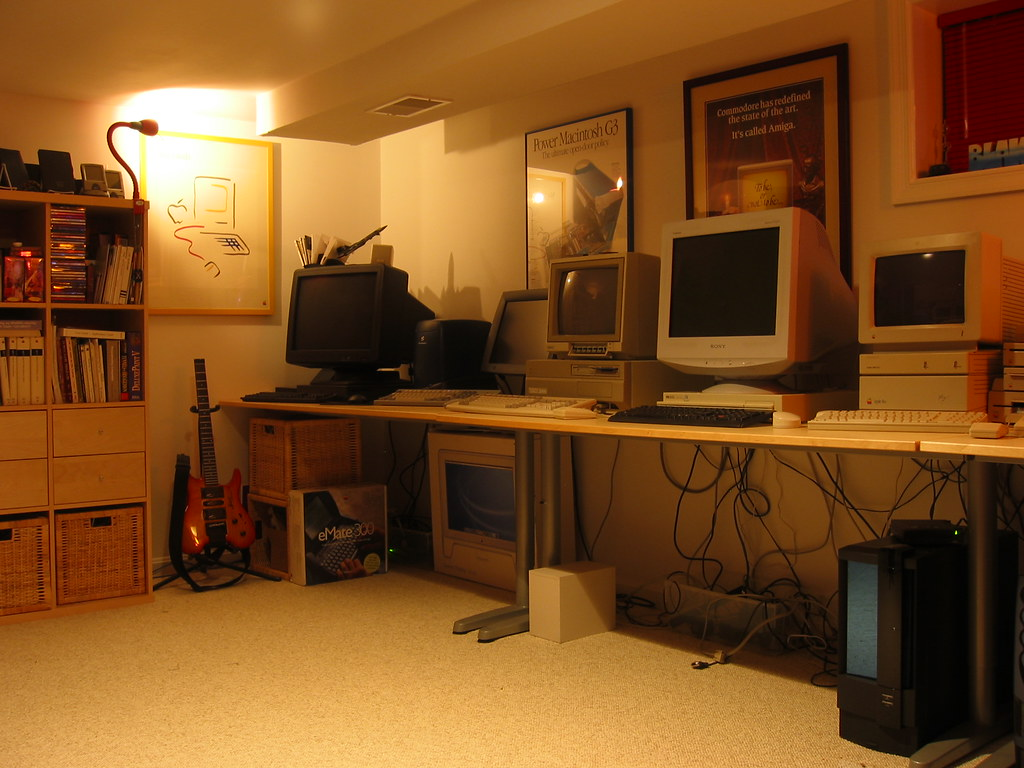
#> input picture room.jpg, 1024 x 768 px
$ jupyter execute solutions.ipynb
#> lines starting #> are read from the running program, lines starting #| are printed output that depends on the picture; after the words box and inside, x2 and y2 are one past the last pixel; in counts of white or black regions, pixels touching at a corner belong together
# Computer Vision Homework

This notebook conststs of my solutions for tasks from CV course at SPBU

## Set up environment

[cell 1]
import cv2
import matplotlib
import numpy as np

img_path = "room.jpg"

def get_img():
    img = cv2.imread(img_path, cv2.IMREAD_COLOR)
#> img is the input picture: shape (768, 1024, 3); mean B, G, R 32.9, 79.8, 127.1
    return cv2.cvtColor(img, cv2.COLOR_BGR2RGB)

img = get_img()
matplotlib.pyplot.imshow(img)

## Task 1
Convert the image into grayscale

[cell 2]
img = get_img()
grayscaled = cv2.cvtColor(img, cv2.COLOR_BGR2GRAY)
matplotlib.pyplot.imshow(grayscaled, cmap='gray')

## Task 2
Convert the image color space into hsv

[cell 3]
img = get_img()
hsv = cv2.cvtColor(img, cv2.COLOR_RGB2HSV)
#> hsv: shape (768, 1024, 3); mean H, S, V 15.4, 193.5, 127.2
matplotlib.pyplot.imshow(hsv)

## Task 3
Flip the image vertically

[cell 4]
img = get_img()
flipped = cv2.flip(img, 0)
matplotlib.pyplot.imshow(flipped)

## Task 4
Flip the image horizontally

[cell 5]
img = get_img()
flipped = cv2.flip(img, 1)
matplotlib.pyplot.imshow(flipped)

## Task 5
Rotate the image by 45°

[cell 6]
img = get_img()
angle = 45
(h, w) = img.shape[:2]
#> h = 768; w = 1024
center = (w // 2, h // 2)
#> center = (512, 384)
scale = 1.0
matrix = cv2.getRotationMatrix2D(center, angle, scale)
rotated = cv2.warpAffine(img, matrix, (w, h))
matplotlib.pyplot.imshow(rotated)

## Task 6
Rotate the image by 30° around a specific point

[cell 7]
img = get_img()
angle = 30
(h, w) = img.shape[:2]
point = (w // 4, h // 4)
#> point = (256, 192)
scale = 1.0
matrix = cv2.getRotationMatrix2D(point, angle, scale)
rotated = cv2.warpAffine(img, matrix, (w, h))
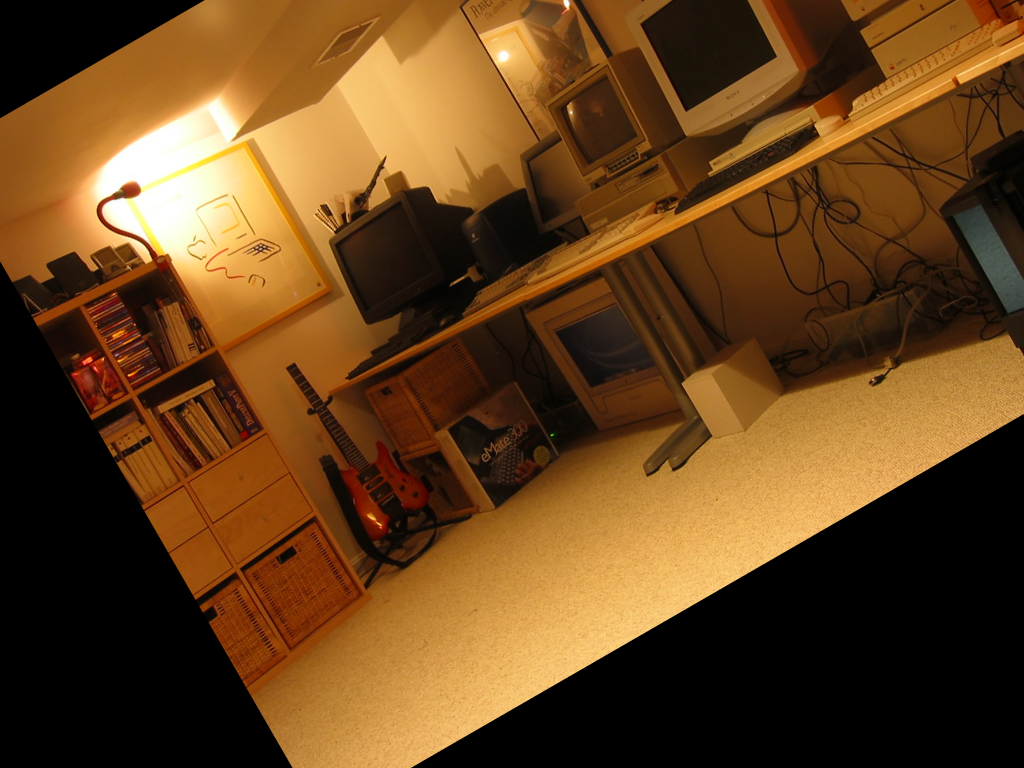
#> rotated: shape (768, 1024, 3); mean R, G, B 101.8, 66.6, 29
matplotlib.pyplot.imshow(rotated)

## Task 7
Shift the image right by 10 pixels

[cell 8]
img = get_img()
shift_x = 10
shift_y = 0
transition_matrix = np.float32([
	[1, 0, shift_x],
	[0, 1, shift_y]
])
(h, w) = img.shape[:2]
shifted = cv2.warpAffine(img, transition_matrix, (w, h))
matplotlib.pyplot.imshow(shifted)

## Task 8
Change brightness of the image

[cell 9]
img = get_img()
gain = 1
bias = 120
brightned = cv2.convertScaleAbs(img, alpha=gain, beta=bias)
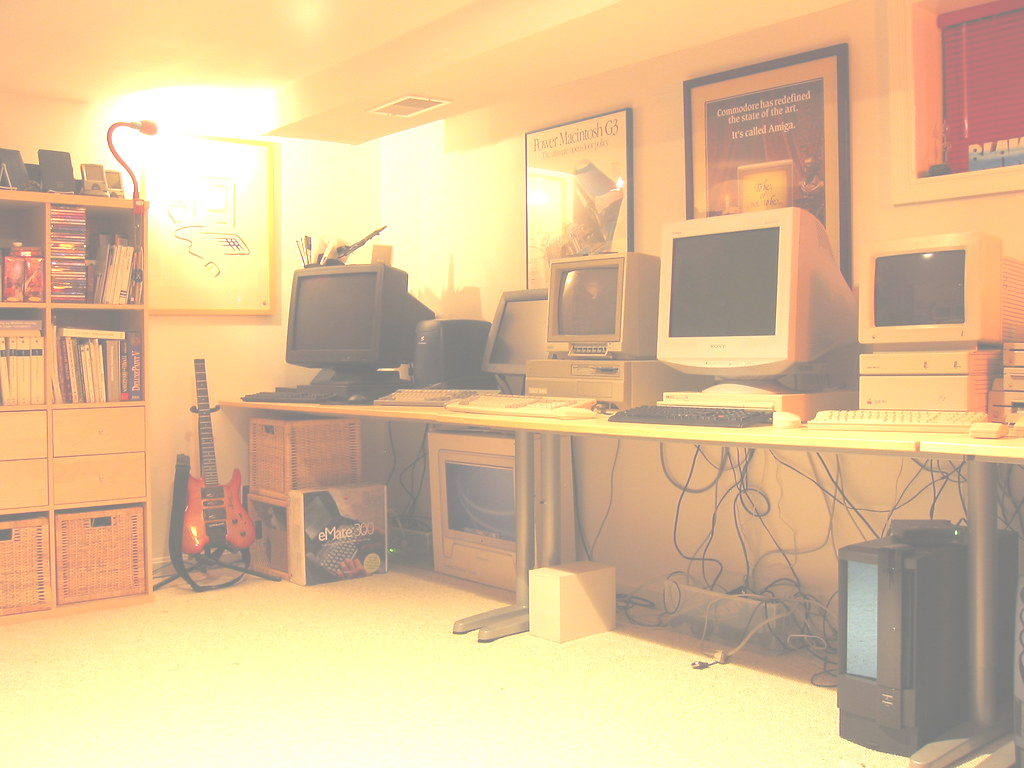
#> brightned: shape (768, 1024, 3); mean R, G, B 221.8, 192.2, 151.2
matplotlib.pyplot.imshow(brightned)

## Task 9
Change contrast of the image

[cell 10]
img = get_img()
gain = 2.5
bias = 0
contrasted = cv2.convertScaleAbs(img, alpha=gain, beta=bias)
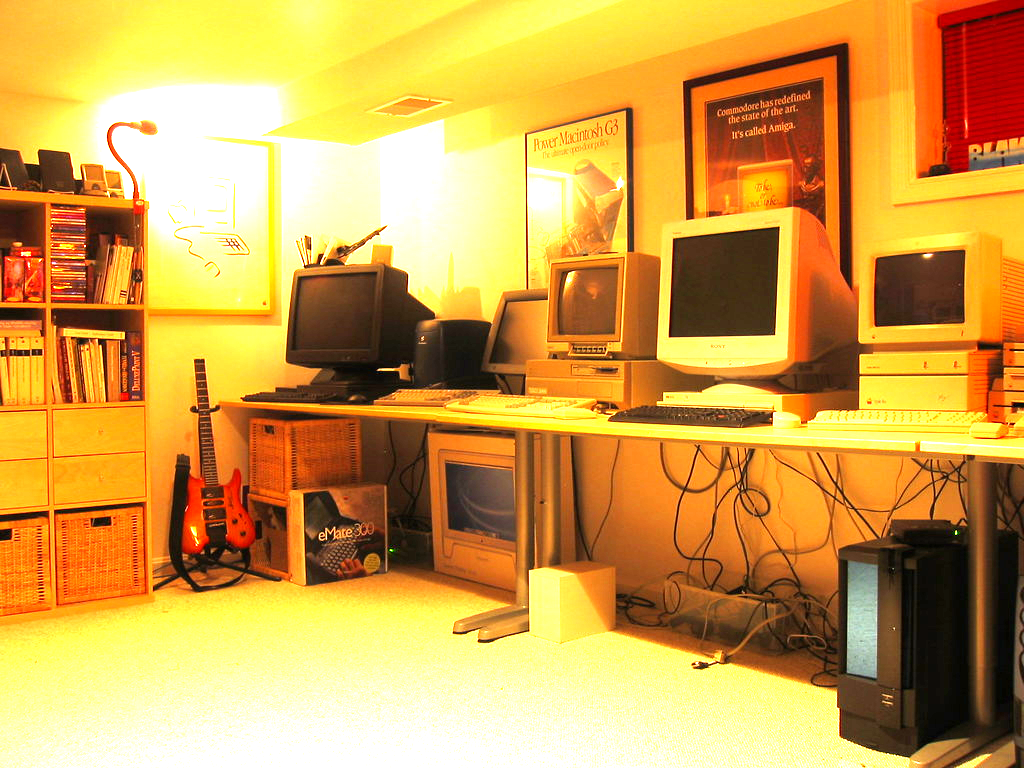
#> contrasted: shape (768, 1024, 3); mean R, G, B 207.7, 160.7, 75.7
matplotlib.pyplot.imshow(contrasted)

## Task 10
Binarize the image

[cell 11]
img = get_img()
grayscaled = cv2.cvtColor(img, cv2.COLOR_RGB2GRAY)
thresh = 127
max_val = 255
_, binary = cv2.threshold(grayscaled, thresh, max_val, cv2.THRESH_BINARY)
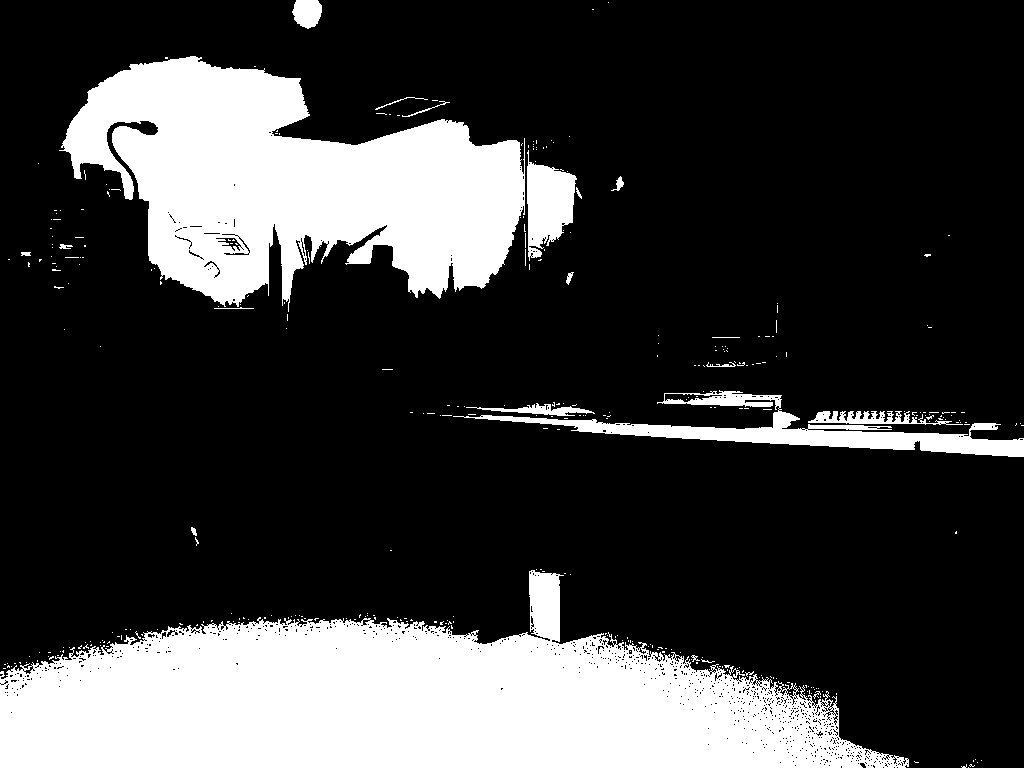
#> binary: shape (768, 1024); 24% white; 350 white regions (330 under 20 px), largest, box (x1, y1, x2, y2) and area: (0, 570, 909, 768) 104193, (59, 56, 525, 312) 68207, (453, 390, 1024, 457) 9112
matplotlib.pyplot.imshow(binary,  cmap='gray')

## Task 11
Extract SIFT keypoints from the image

[cell 12]
img_with_keypoints = get_img()
grayscaled = cv2.cvtColor(img_with_keypoints, cv2.COLOR_RGB2GRAY)
sift = cv2.SIFT_create()
keypoints = sift.detect(grayscaled, None)
#> keypoints = 1095 keypoints; strongest (x, y, size): (147, 128, 11.6), (620, 183, 5.4), (197, 156, 118.8), (133, 125, 5.3)
cv2.drawKeypoints(grayscaled, keypoints, img_with_keypoints)
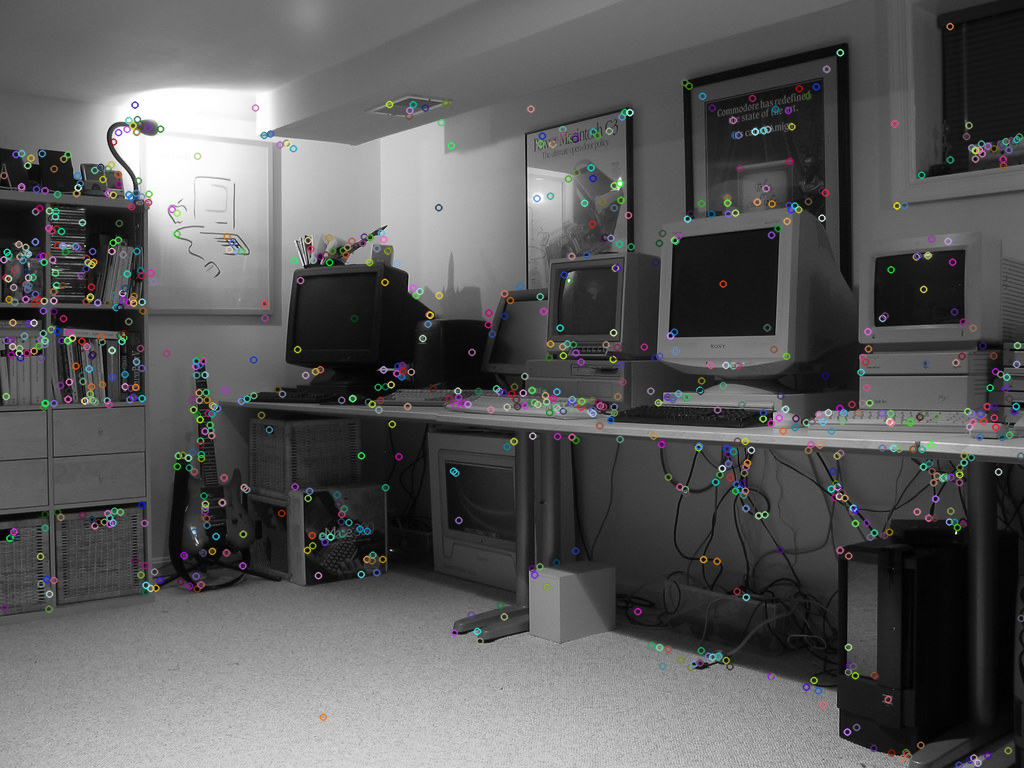
#> img_with_keypoints: shape (768, 1024, 3); mean R, G, B 90.1, 90.1, 90.2
matplotlib.pyplot.imshow(img_with_keypoints)

## Task 12
Extract ORB keypoints from the image

[cell 13]
img_with_keypoints = get_img()
grayscaled = cv2.cvtColor(img_with_keypoints, cv2.COLOR_RGB2GRAY)
orb = cv2.ORB_create()
keypoints = orb.detect(grayscaled, None)
#> keypoints = 500 keypoints; strongest (x, y, size): (231, 243, 31), (956, 533, 31), (227, 241, 31), (236, 243, 31)
cv2.drawKeypoints(grayscaled, keypoints, img_with_keypoints)
matplotlib.pyplot.imshow(img_with_keypoints)
